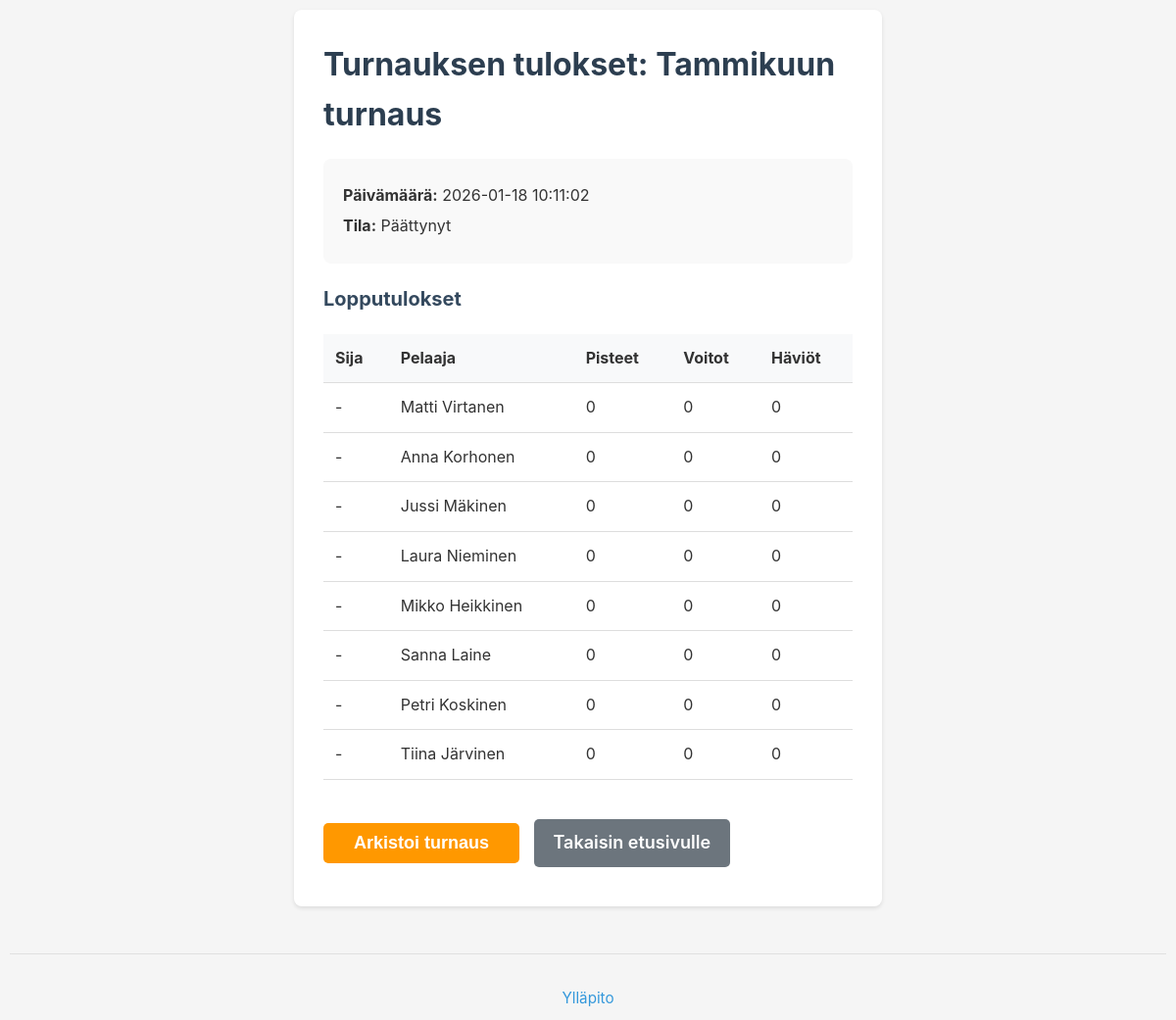
Page /tournament/19/results on the committed database.
### tables this page shows
CREATE TABLE tournaments (
            id INTEGER PRIMARY KEY AUTOINCREMENT,
            name TEXT NOT NULL,
            num_courts INTEGER NOT NULL,
            status TEXT DEFAULT 'setup',
            created_at TIMESTAMP DEFAULT CURRENT_TIMESTAMP
        , season_id INTEGER REFERENCES seasons(id), completed_at TIMESTAMP NULL, archived_at TIMESTAMP NULL);

CREATE TABLE tournament_players (
            tournament_id INTEGER NOT NULL,
            player_id INTEGER NOT NULL,
            final_rank INTEGER,
            total_points INTEGER DEFAULT 0,
            match_wins INTEGER DEFAULT 0,
            match_losses INTEGER DEFAULT 0,
            PRIMARY KEY (tournament_id, player_id),
            FOREIGN KEY (tournament_id) REFERENCES tournaments(id) ON DELETE CASCADE,
            FOREIGN KEY (player_id) REFERENCES player_registry(id) ON DELETE RESTRICT
        );

CREATE TABLE player_registry (
            id INTEGER PRIMARY KEY AUTOINCREMENT,
            first_name TEXT NOT NULL CHECK(length(trim(first_name)) > 0 AND length(first_name) <= 100),
            last_name TEXT NOT NULL CHECK(length(trim(last_name)) > 0 AND length(last_name) <= 100),
            created_at TIMESTAMP DEFAULT CURRENT_TIMESTAMP,
            UNIQUE(first_name, last_name)
        );

### app.py (the view)
@app.route('/tournament/<int:tournament_id>/results')
def tournament_results(tournament_id):
    db = get_db_connection()
    cursor = db.cursor()
    try:
        cursor.execute('''
            SELECT * FROM tournaments WHERE id = ?
        ''', (tournament_id,))
        tournament = cursor.fetchone()
        if not tournament:
            flash('Tournament not found', 'error')
            return redirect(url_for('index'))
        cursor.execute('''
            SELECT
                tp.final_rank,
                pr.first_name,
                pr.last_name,
                tp.total_points,
                tp.match_wins,
                tp.match_losses
            FROM tournament_players tp
            JOIN player_registry pr ON tp.player_id = pr.id
            WHERE tp.tournament_id = ?
            ORDER BY tp.final_rank ASC NULLS LAST, tp.total_points DESC
        ''', (tournament_id,))
        standings = cursor.fetchall()
        return render_template('tournament_results.html',
                             tournament=tournament,
                             standings=standings)
    finally:
        db.close()

### app.py (called while the page is built)
def get_db_connection():
    if 'db' not in g:
        g.db = get_db()
    return g.db

@app.before_request
def check_admin_session():
    if request.path.startswith('/admin') and request.path not in ['/admin/login', '/admin/setup']:
        if not session.get('logged_in_as_admin'):
            return redirect('/admin/login')
        last_activity_str = session.get('last_activity')
        if last_activity_str:
            last_activity = datetime.fromisoformat(last_activity_str)
            if datetime.now() - last_activity > timedelta(minutes=30):
                session.clear()
                flash('Session expired. Please log in again.')
                return redirect('/admin/login')
        session['last_activity'] = datetime.now().isoformat()

### database.py (called while the page is built)
def get_db():
    try:
        from flask import current_app
        db_path = current_app.config.get('DATABASE', DATABASE)
    except (ImportError, RuntimeError):
        db_path = DATABASE
    uri_mode = db_path.startswith('file:')
    conn = sqlite3.connect(db_path, uri=uri_mode)
    conn.row_factory = sqlite3.Row  # Returns rows as dictionaries
    return conn

### templates/tournament_results.html (shortened to what this page needs)
<!DOCTYPE html>
<html lang="fi">
<head>
    <link rel="stylesheet" href="{{ url_for('static', filename='css/style.css') }}">
</head>
<body>
    <div class="container">
        <h1>Turnauksen tulokset: {{ tournament.name }}</h1>
        <div class="tournament-info">
            <p><strong>Päivämäärä:</strong> {{ tournament.created_at }}</p>
            <p><strong>Tila:</strong> {% if tournament.status == 'completed' %}Päättynyt{% elif tournament.status == 'active' %}Käynnissä{% else %}{{ tournament.status }}{% endif %}</p>
        </div>
        <h2>Lopputulokset</h2>
        {% if standings %}
        <table class="standings-table">
            <thead>
                <tr>
                    <th>Sija</th>
                    <th>Pelaaja</th>
                    <th>Pisteet</th>
                    <th>Voitot</th>
                    <th>Häviöt</th>
                </tr>
            </thead>
            <tbody>
                {% for player in standings %}
                <tr>
                    <td>{{ player.final_rank or '-' }}</td>
                    <td>{{ player.first_name }} {{ player.last_name }}</td>
                    <td>{{ player.total_points }}</td>
                    <td>{{ player.match_wins }}</td>
                    <td>{{ player.match_losses }}</td>
                </tr>
                {% endfor %}
            </tbody>
        </table>
        {% else %}
        <p>Ei tulostietoja saatavilla.</p>
        {% endif %}
        <div class="actions">
            {% if tournament.status == 'completed' %}
            <form action="{{ url_for('archive_tournament', tournament_id=tournament.id) }}" method="POST" style="display: inline;">
                <button type="submit" class="btn btn-warning">Arkistoi turnaus</button>
            </form>
            {% endif %}
            <a href="{{ url_for('index') }}" class="btn btn-secondary">Takaisin etusivulle</a>
        </div>
    </div>
    <div class="admin-footer">
        <a href="{{ url_for('admin_dashboard') }}">Ylläpito</a>
    </div>
</body>
</html>

### static/css/style.css (style rules this page uses)
* { margin: 0; padding: 0; box-sizing: border-box; }
body { font-family: -apple-system, BlinkMacSystemFont, 'Segoe UI', Roboto, Oxygen, Ubuntu, Cantarell, sans-serif; background: #f5f5f5; padding: 10px; line-height: 1.6; color: #333; position: relative; }
body::before { content: ''; position: fixed; top: 50%; left: 50%; transform: translate(-50%, -50%); width: 300px; height: 300px; background-image: url('../images/padel-paroni-logo.png'); background-size: contain; background-repeat: no-repeat; background-position: center; opacity: 0.06; pointer-events: none; z-index: -1; }
.container { max-width: 600px; margin: 0 auto; background: white; padding: 20px; border-radius: 8px; box-shadow: 0 2px 4px rgba(0,0,0,0.1); }
h1 { color: #2c3e50; margin-bottom: 10px; font-size: 28px; }
h2 { color: #34495e; margin-bottom: 15px; font-size: 20px; }
.btn-primary, .btn-secondary, .btn-warning, .btn-danger { display: inline-block; width: 100%; padding: 15px; margin: 10px 0; border: none; border-radius: 4px; font-size: 18px; font-weight: 600; text-align: center; text-decoration: none; cursor: pointer; transition: background 0.2s; }
.btn-secondary { background: #95a5a6; color: white; }
.btn-warning { background: #f59e0b; color: white; }
.actions { margin-top: 15px; }
@media (min-width: 768px) { .container { padding: 30px; } }
@media (min-width: 768px) { h1 { font-size: 32px; } }
@media (min-width: 768px) { .btn-primary, .btn-secondary, .btn-warning, .btn-danger { width: auto; min-width: 200px; display: inline-block; margin-right: 10px; } }

### templates/tournament_results.html (style rules this page uses)
.tournament-info { margin: 20px 0; padding: 20px; background: #f9f9f9; border-radius: 8px; }
.tournament-info p { margin: 5px 0; }
.standings-table { width: 100%; margin: 20px 0; border-collapse: collapse; }
.standings-table th, .standings-table td { padding: 12px; text-align: left; border-bottom: 1px solid #ddd; }
.standings-table th { background-color: #f8f9fa; font-weight: bold; }
.actions { margin-top: 30px; }
.btn { display: inline-block; padding: 10px 20px; margin-right: 10px; text-decoration: none; border-radius: 5px; border: none; cursor: pointer; }
.btn-warning { background-color: #ff9800; color: white; }
.btn-secondary { background-color: #6c757d; color: white; }
.admin-footer { margin-top: 3rem; padding-top: 2rem; border-top: 1px solid #e0e0e0; text-align: center; }
.admin-footer a { color: #3498db; text-decoration: none; font-size: 0.95rem; }

### rows in the picture
tournaments: name "Tammikuun turnaus", created_at "2026-01-18 10:11:02"
tournament_players: final_rank "-", first_name "Matti", last_name "Virtanen", total_points "0", match_wins "0", match_losses "0"
tournament_players: final_rank "-", first_name "Anna", last_name "Korhonen", total_points "0", match_wins "0", match_losses "0"
tournament_players: final_rank "-", first_name "Jussi", last_name "Mäkinen", total_points "0", match_wins "0", match_losses "0"
tournament_players: final_rank "-", first_name "Laura", last_name "Nieminen", total_points "0", match_wins "0", match_losses "0"
tournament_players: final_rank "-", first_name "Mikko", last_name "Heikkinen", total_points "0", match_wins "0", match_losses "0"
tournament_players: final_rank "-", first_name "Sanna", last_name "Laine", total_points "0", match_wins "0", match_losses "0"
tournament_players: final_rank "-", first_name "Petri", last_name "Koskinen", total_points "0", match_wins "0", match_losses "0"
tournament_players: final_rank "-", first_name "Tiina", last_name "Järvinen", total_points "0", match_wins "0", match_losses "0"
